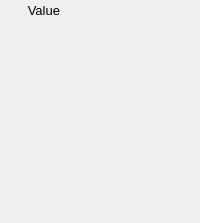
    <widget class="PyDMFrame" name="composite_6">
      <property name="geometry">
        <rect>
          <x>450</x>
          <y>41</y>
          <width>200</width>
          <height>223</height>
        </rect>
      </property>
      <widget class="QLabel" name="text_6">
        <property name="geometry">
          <rect>
            <x>10</x>
            <y>0</y>
            <width>50</width>
            <height>20</height>
          </rect>
        </property>
        <property name="text">
          <string>Value</string>
        </property>
        <property name="font" stdset="0">
          <font>
            <pointsize>10</pointsize>
          </font>
        </property>
        <property name="brush" stdset="0">
          <brush brushstyle="SolidPattern">
            <color alpha="255">
              <red>0</red>
              <green>0</green>
              <blue>0</blue>
            </color>
          </brush>
        </property>
        <property name="toolTip">
          <string>text_6</string>
        </property>
        <property name="alignment">
          <set>Qt::AlignRight|Qt::AlignTrailing|Qt::AlignVCenter</set>
        </property>
        <property name="styleSheet">
          <string notr="true">QLabel#text_6 {
  color: rgb(0, 0, 0);
  }</string>
        </property>
      </widget>
      <widget class="PyDMLabel" name="text_update_10">
        <property name="geometry">
          <rect>
            <x>0</x>
            <y>30</y>
            <width>200</width>
            <height>18</height>
          </rect>
        </property>
        <property name="toolTip">
          <string>PV: ${prefix}${A1}Value_RBV</string>
        </property>
        <property name="channel" stdset="0">
          <string>ca://${prefix}${A1}Value_RBV</string>
        </property>
        <property name="font" stdset="0">
          <font>
            <pointsize>10</pointsize>
          </font>
        </property>
        <property name="alignment">
          <set>Qt::AlignLeading|Qt::AlignLeft|Qt::AlignVCenter</set>
        </property>
        <property name="textInteractionFlags">
          <set>Qt::TextSelectableByKeyboard|Qt::TextSelectableByMouse</set>
        </property>
        <property name="styleSheet">
          <string notr="true">PyDMLabel#text_update_10 {
  color: rgb(10, 0, 184);
  background-color: rgb(187, 187, 187);
  }</string>
        </property>
      </widget>
      <widget class="PyDMLabel" name="text_update_11">
        <property name="geometry">
          <rect>
            <x>0</x>
            <y>55</y>
            <width>200</width>
            <height>18</height>
          </rect>
        </property>
        <property name="toolTip">
          <string>PV: ${prefix}${A2}Value_RBV</string>
        </property>
        <property name="channel" stdset="0">
          <string>ca://${prefix}${A2}Value_RBV</string>
        </property>
        <property name="font" stdset="0">
          <font>
            <pointsize>10</pointsize>
          </font>
        </property>
        <property name="alignment">
          <set>Qt::AlignLeading|Qt::AlignLeft|Qt::AlignVCenter</set>
        </property>
        <property name="textInteractionFlags">
          <set>Qt::TextSelectableByKeyboard|Qt::TextSelectableByMouse</set>
        </property>
        <property name="styleSheet">
          <string notr="true">PyDMLabel#text_update_11 {
  color: rgb(10, 0, 184);
  background-color: rgb(187, 187, 187);
  }</string>
        </property>
      </widget>
      <widget class="PyDMLabel" name="text_update_12">
        <property name="geometry">
          <rect>
            <x>0</x>
            <y>80</y>
            <width>200</width>
            <height>18</height>
          </rect>
        </property>
        <property name="toolTip">
          <string>PV: ${prefix}${A3}Value_RBV</string>
        </property>
        <property name="channel" stdset="0">
          <string>ca://${prefix}${A3}Value_RBV</string>
        </property>
        <property name="font" stdset="0">
          <font>
            <pointsize>10</pointsize>
          </font>
        </property>
        <property name="alignment">
          <set>Qt::AlignLeading|Qt::AlignLeft|Qt::AlignVCenter</set>
        </property>
        <property name="textInteractionFlags">
          <set>Qt::TextSelectableByKeyboard|Qt::TextSelectableByMouse</set>
        </property>
        <property name="styleSheet">
          <string notr="true">PyDMLabel#text_update_12 {
  color: rgb(10, 0, 184);
  background-color: rgb(187, 187, 187);
  }</string>
        </property>
      </widget>
      <widget class="PyDMLabel" name="text_update_13">
        <property name="geometry">
          <rect>
            <x>0</x>
            <y>105</y>
            <width>200</width>
            <height>18</height>
          </rect>
        </property>
        <property name="toolTip">
          <string>PV: ${prefix}${A4}Value_RBV</string>
        </property>
        <property name="channel" stdset="0">
          <string>ca://${prefix}${A4}Value_RBV</string>
        </property>
        <property name="font" stdset="0">
          <font>
            <pointsize>10</pointsize>
          </font>
        </property>
        <property name="alignment">
          <set>Qt::AlignLeading|Qt::AlignLeft|Qt::AlignVCenter</set>
        </property>
        <property name="textInteractionFlags">
          <set>Qt::TextSelectableByKeyboard|Qt::TextSelectableByMouse</set>
        </property>
        <property name="styleSheet">
          <string notr="true">PyDMLabel#text_update_13 {
  color: rgb(10, 0, 184);
  background-color: rgb(187, 187, 187);
  }</string>
        </property>
      </widget>
      <widget class="PyDMLabel" name="text_update_14">
        <property name="geometry">
          <rect>
            <x>0</x>
            <y>130</y>
            <width>200</width>
            <height>18</height>
          </rect>
        </property>
        <property name="toolTip">
          <string>PV: ${prefix}${A5}Value_RBV</string>
        </property>
        <property name="channel" stdset="0">
          <string>ca://${prefix}${A5}Value_RBV</string>
        </property>
        <property name="font" stdset="0">
          <font>
            <pointsize>10</pointsize>
          </font>
        </property>
        <property name="alignment">
          <set>Qt::AlignLeading|Qt::AlignLeft|Qt::AlignVCenter</set>
        </property>
        <property name="textInteractionFlags">
          <set>Qt::TextSelectableByKeyboard|Qt::TextSelectableByMouse</set>
        </property>
        <property name="styleSheet">
          <string notr="true">PyDMLabel#text_update_14 {
  color: rgb(10, 0, 184);
  background-color: rgb(187, 187, 187);
  }</string>
        </property>
      </widget>
      <widget class="PyDMLabel" name="text_update_15">
        <property name="geometry">
          <rect>
            <x>0</x>
            <y>155</y>
            <width>200</width>
            <height>18</height>
          </rect>
        </property>
        <property name="toolTip">
          <string>PV: ${prefix}${A6}Value_RBV</string>
        </property>
        <property name="channel" stdset="0">
          <string>ca://${prefix}${A6}Value_RBV</string>
        </property>
        <property name="font" stdset="0">
          <font>
            <pointsize>10</pointsize>
          </font>
        </property>
        <property name="alignment">
          <set>Qt::AlignLeading|Qt::AlignLeft|Qt::AlignVCenter</set>
        </property>
        <property name="textInteractionFlags">
          <set>Qt::TextSelectableByKeyboard|Qt::TextSelectableByMouse</set>
        </property>
        <property name="styleSheet">
          <string notr="true">PyDMLabel#text_update_15 {
  color: rgb(10, 0, 184);
  background-color: rgb(187, 187, 187);
  }</string>
        </property>
      </widget>
      <widget class="PyDMLabel" name="text_update_16">
        <property name="geometry">
          <rect>
            <x>0</x>
            <y>180</y>
            <width>200</width>
            <height>18</height>
          </rect>
        </property>
        <property name="toolTip">
          <string>PV: ${prefix}${A7}Value_RBV</string>
        </property>
        <property name="channel" stdset="0">
          <string>ca://${prefix}${A7}Value_RBV</string>
        </property>
        <property name="font" stdset="0">
          <font>
            <pointsize>10</pointsize>
          </font>
        </property>
        <property name="alignment">
          <set>Qt::AlignLeading|Qt::AlignLeft|Qt::AlignVCenter</set>
        </property>
        <property name="textInteractionFlags">
          <set>Qt::TextSelectableByKeyboard|Qt::TextSelectableByMouse</set>
        </property>
        <property name="styleSheet">
          <string notr="true">PyDMLabel#text_update_16 {
  color: rgb(10, 0, 184);
  background-color: rgb(187, 187, 187);
  }</string>
        </property>
      </widget>
      <widget class="PyDMLabel" name="text_update_17">
        <property name="geometry">
          <rect>
            <x>0</x>
            <y>205</y>
            <width>200</width>
            <height>18</height>
          </rect>
        </property>
        <property name="toolTip">
          <string>PV: ${prefix}${A8}Value_RBV</string>
        </property>
        <property name="channel" stdset="0">
          <string>ca://${prefix}${A8}Value_RBV</string>
        </property>
        <property name="font" stdset="0">
          <font>
            <pointsize>10</pointsize>
          </font>
        </property>
        <property name="alignment">
          <set>Qt::AlignLeading|Qt::AlignLeft|Qt::AlignVCenter</set>
        </property>
        <property name="textInteractionFlags">
          <set>Qt::TextSelectableByKeyboard|Qt::TextSelectableByMouse</set>
        </property>
        <property name="styleSheet">
          <string notr="true">PyDMLabel#text_update_17 {
  color: rgb(10, 0, 184);
  background-color: rgb(187, 187, 187);
  }</string>
        </property>
      </widget>
    </widget>
